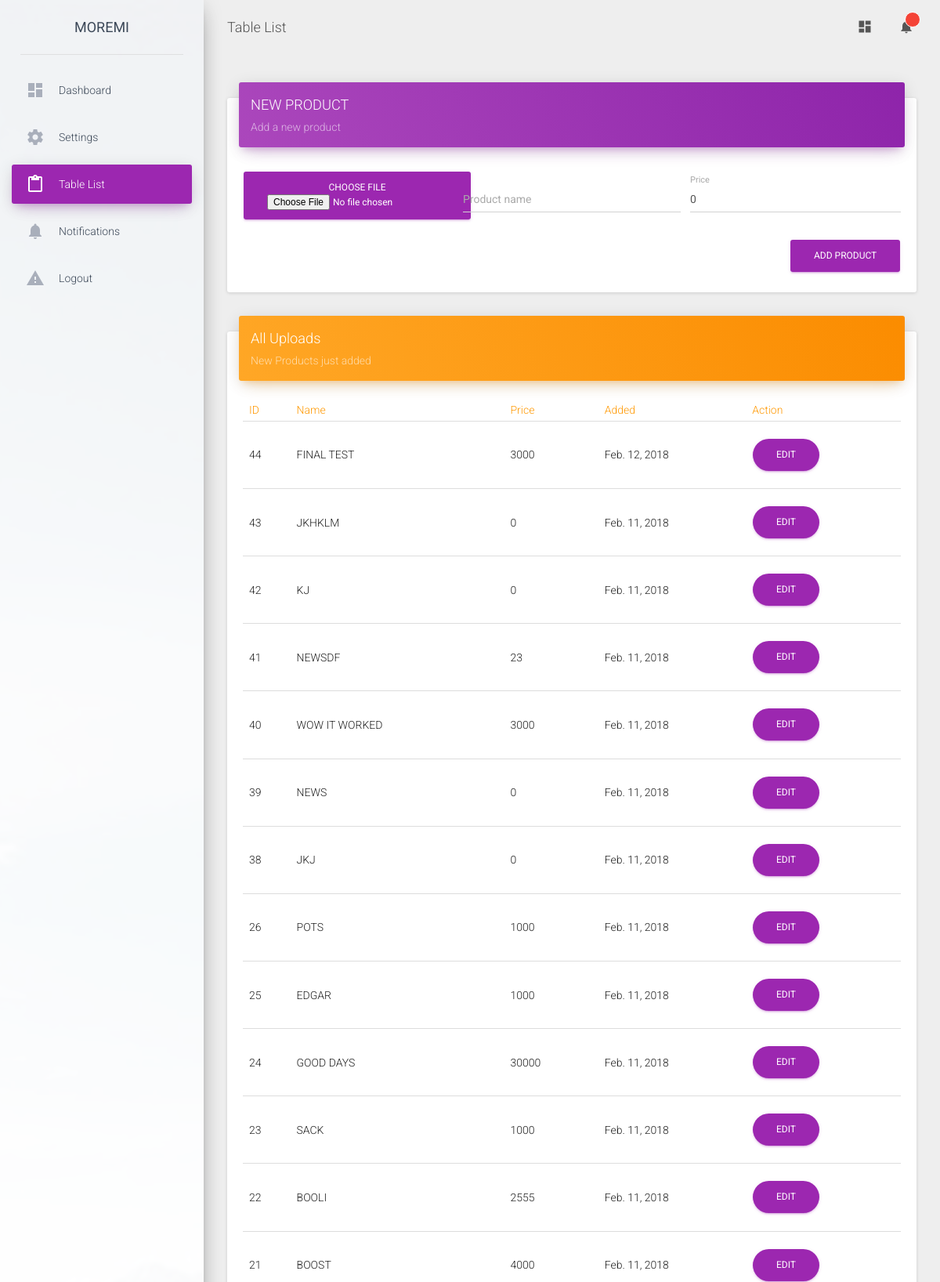
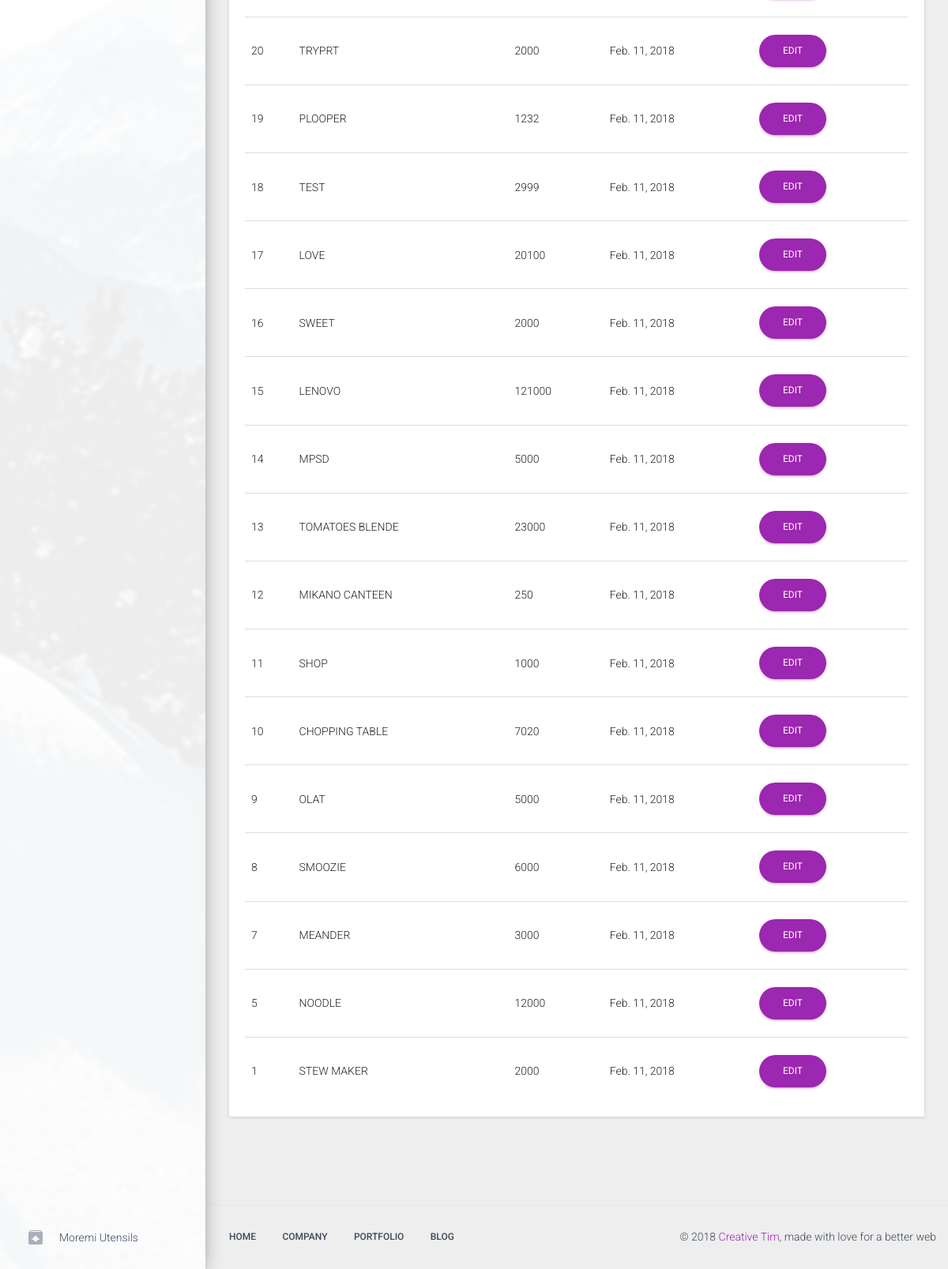
/cpanel/tables (signed in), run on the app's committed database (2 pictures, top to bottom).
### store/models.py (models this page shows, shortened)
class Product(models.Model):
    name            = models.CharField(max_length=30,unique=True)
    price           = models.IntegerField(default=0)
    details         = models.CharField(max_length=100,blank=True)
    slug            = models.SlugField(blank=True,unique=True)
    comments        = models.IntegerField(default=0)
    pub_date        = models.DateField(auto_now=True, blank=True)
    added           = models.FloatField(default=time.time(), null=True, blank=True)
    image           = models.FileField(upload_to='product-imgs/',null=True, blank=True)
    posted_by       = models.ForeignKey( User, on_delete=models.CASCADE, blank=True, null = True)
    is_top          = models.BooleanField(default = False)
    date            = models.DateField(auto_now_add=True)
    class Meta:
        ordering = ('name',)

### cpanel/views.py (the view)
# urls.py: path('/tables',  views.tables, name='tables'),
@login_required
def tables(request):
    form = ProductForm()
    products = Product.objects.order_by("-id")
    context = {"webaddress":webaddress[0], "form": form, "products":products}
    return render(request, 'admin/table.html', context)

### cpanel/forms.py
class ProductForm(forms.ModelForm):
    name         = forms.CharField(max_length=30, required=False,
                            help_text="Name     ::")
    price        = forms.IntegerField(initial=0, required=False)
    image        = forms.FileField(required=False)
    prod_id      = forms.IntegerField(required=False)
    class Meta:
        model   = Product
        fields  = ('name' ,'price', 'image','prod_id')

### templates/admin/table.html (shortened to what this page needs)
<!doctype html>
{% load static %}
<html lang="en">
<head>
    <link href="{% static "assets/css/bootstrap.min.css" %}" rel="stylesheet" />
    <link href="{% static "assets/css/material-dashboard.css" %}" rel="stylesheet" />
    <link href="{% static "assets/css/demo.css" %}" rel="stylesheet" />
    <link href="http://maxcdn.bootstrapcdn.com/font-awesome/latest/css/font-awesome.min.css" rel="stylesheet">
</head>
<body>
    <div class="wrapper">
        <div class="sidebar" data-color="purple" data-image="{% static "assets/img/sidebar-1.jpg" %}">
            <div class="logo">
                <a href="http://www.creative-tim.com" class="simple-text">
                    Moremi
                </a>
            </div>
            <div class="sidebar-wrapper">
                <ul class="nav">
                    <li>
                        <a href="{{webadrress}}/cpanel">
                            <i class="material-icons">dashboard</i>
                            <p>Dashboard</p>
                        </a>
                    </li>
                    <li>
                        <a href="{{webadrress}}/cpanel/settings">
                            <i class="material-icons">settings</i>
                            <p>Settings</p>
                        </a>
                    </li>
                    <li class="active">
                        <a href="{{webadrress}}/cpanel/tables">
                            <i class="material-icons">content_paste</i>
                            <p>Table List</p>
                        </a>
                    </li>
                    <li>
                        <a href="{{webadrress}}/cpanel/notifications">
                            <i class="material-icons text-gray">notifications</i>
                            <p>Notifications</p>
                        </a>
                    </li>
                    <li>
                        <a href="{{webadrress}}/cpanel/logout">
                            <i class="material-icons text-gray">warning</i>
                            <p>Logout</p>
                        </a>
                    </li>
                    <li class="active-pro">
                        <a href="">
                            <i class="material-icons">unarchive</i>
                            <p>Moremi Utensils</p>
                        </a>
                    </li>
                </ul>
            </div>
        </div>
        <div class="main-panel">
            <nav class="navbar navbar-transparent navbar-absolute">
                <div class="container-fluid">
                    <div class="navbar-header">
                        <a class="navbar-brand" href="#"> Table List </a>
                    </div>
                    <div class="collapse navbar-collapse">
                        <ul class="nav navbar-nav navbar-right">
                            <li>
                                <a href="#pablo" class="dropdown-toggle" data-toggle="dropdown">
                                    <i class="material-icons">dashboard</i>
                                </a>
                            </li>
                            <li class="dropdown">
                                <a href="#" class="dropdown-toggle" data-toggle="dropdown">
                                    <i class="material-icons">notifications</i>
                                    <span class="notification"></span>
                                </a>
                            </li>
                        </ul>
                    </div>
                </div>
            </nav>
            <div class="content">
                <div class="container-fluid">
                    <div class="row">
                            <div class="container-fluid">
                                    <div class="row">
                                        <div class="col-md-12">
                                            <div class="card">
                                                <div class="card-header" data-background-color="purple">
                                                    <h4 class="title">NEW PRODUCT</h4>
                                                    <p class="category">Add a new product</p>
                                                </div>
                                                <div class="card-content">
                                                    <form name="sub" class=" sub" name="contactForm" id="contactForm" method="post" action="http://127.0.0.1:8000/cpanel/add_product" enctype="multipart/form-data">
                                                        <div class="row">
                                                            <div class="col-md-4">
                                                                    <div class=" fileinput fileinput-new" data-provides="fileinput">
                                                                            <span class="btn btn-primary btn-file"><span>Choose file</span><input id="id_image" name="image" class="pic" type="file" /></span>
                                                                        </div>
                                                            </div>
                                                            <div class="col-md-4">
                                                                <div class="form-group label-floating">
                                                                    <label class="control-label">Product name</label>
                                                                    <input maxlength="15" required id="id_name" name="name" type="text" class="name form-control">
                                                                </div>
                                                            </div>
                                                            <div class="col-md-4">
                                                                <div class="form-group label-floating">
                                                                    <label class="control-label">Price</label>
                                                                    <input type="number" name="price" value="0" id="id_price" class="price form-control">
                                                                </div>
                                                            </div>
                                                        </div>
                                                        <button type="submit" class="btn btn-primary pull-right">Add product</button>
                                                        <div class="clearfix"></div>
                                                    </form>
                                                </div>
                                            </div>
                                        </div>
                                    </div>
                                </div>
                                <div class="col-lg-12 col-md-12">
                                        <div class="card">
                                            <div class="card-header" data-background-color="orange">
                                                <h4 class="title">All Uploads</h4>
                                                <p class="category">New Products just added</p>
                                            </div>
                                            <div class="card-content table-responsive">
                                                <table class="table table-hover">
                                                    <thead class="text-warning">
                                                        <th>ID</th>
                                                        <th>Name</th>
                                                        <th>Price</th>
                                                        <th>Added</th>
                                                        <th>Action</th>
                                                    </thead>
                                                    <tbody>
                                                        {% for product in products %}
                                                        <tr>
                                                            <td>{{product.id}}</td>
                                                            <td>{{product.name|upper}}</td>
                                                            <td>{{product.price}}</td>
                                                            <td>{{product.date}}</td>
                                                            <td><a href="{{webadrress}}/cpanel/product/{{product.id}}/" class="btn btn-primary btn-round">edit</a></td>
                                                        </tr>
                                                        {% endfor %}
                                                    </tbody>
                                                </table>
                                            </div>
                                        </div>
                                    </div>
                        <div class="col-md-12">
                        </div>
                    </div>
                </div>
            </div>
            <footer class="footer">
                <div class="container-fluid">
                    <nav class="pull-left">
                        <ul>
                            <li>
                                <a href="#">
                                    Home
                                </a>
                            </li>
                            <li>
                                <a href="#">
                                    Company
                                </a>
                            </li>
                            <li>
                                <a href="#">
                                    Portfolio
                                </a>
                            </li>
                            <li>
                                <a href="#">
                                    Blog
                                </a>
                            </li>
                        </ul>
                    </nav>
                    <p class="copyright pull-right">
                        &copy;
                        <a href="http://www.creative-tim.com">Creative Tim</a>, made with love for a better web
                    </p>
                </div>
            </footer>
        </div>
    </div>
</body>
</html>

### static/assets/css/demo.css (style rules this page uses)
@media (min-width: 992px) { .sidebar .nav>li.active-pro { position: absolute; width: 100%; bottom: 10px; } }

### data on the page
Product: id "44", name "FINAL TEST", price "3000", date "Feb. 12, 2018"
Product: id "43", name "JKHKLM", price "0", date "Feb. 11, 2018"
Product: id "42", name "KJ", price "0", date "Feb. 11, 2018"
Product: id "41", name "NEWSDF", price "23", date "Feb. 11, 2018"
Product: id "40", name "WOW IT WORKED", price "3000", date "Feb. 11, 2018"
Product: id "39", name "NEWS", price "0", date "Feb. 11, 2018"
Product: id "38", name "JKJ", price "0", date "Feb. 11, 2018"
Product: id "26", name "POTS", price "1000", date "Feb. 11, 2018"
Product: id "25", name "EDGAR", price "1000", date "Feb. 11, 2018"
Product: id "24", name "GOOD DAYS", price "30000", date "Feb. 11, 2018"
Product: id "23", name "SACK", price "1000", date "Feb. 11, 2018"
Product: id "22", name "BOOLI", price "2555", date "Feb. 11, 2018"
Product: id "21", name "BOOST", price "4000", date "Feb. 11, 2018"
Product: id "20", name "TRYPRT", price "2000", date "Feb. 11, 2018"
Product: id "19", name "PLOOPER", price "1232", date "Feb. 11, 2018"
Product: id "18", name "TEST", price "2999", date "Feb. 11, 2018"
Product: id "17", name "LOVE", price "20100", date "Feb. 11, 2018"
Product: id "16", name "SWEET", price "2000", date "Feb. 11, 2018"
Product: id "15", name "LENOVO", price "121000", date "Feb. 11, 2018"
Product: id "14", name "MPSD", price "5000", date "Feb. 11, 2018"
Product: id "13", name "TOMATOES BLENDE", price "23000", date "Feb. 11, 2018"
Product: id "12", name "MIKANO CANTEEN", price "250", date "Feb. 11, 2018"
Product: id "11", name "SHOP", price "1000", date "Feb. 11, 2018"
Product: id "10", name "CHOPPING TABLE", price "7020", date "Feb. 11, 2018"
Product: id "9", name "OLAT", price "5000", date "Feb. 11, 2018"
Product: id "8", name "SMOOZIE", price "6000", date "Feb. 11, 2018"
Product: id "7", name "MEANDER", price "3000", date "Feb. 11, 2018"
Product: id "5", name "NOODLE", price "12000", date "Feb. 11, 2018"
Product: id "1", name "STEW MAKER", price "2000", date "Feb. 11, 2018"
